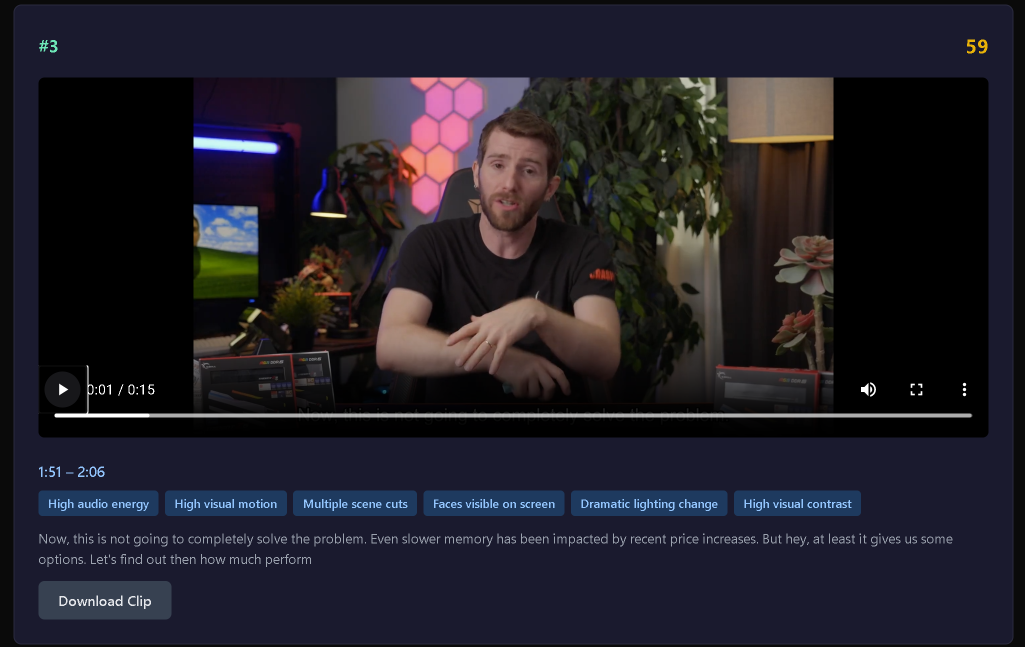
#> input picture images/clip_ranking.png, 2050 x 1294 px (shown at 1/2 size); its folder holds only this picture in this run
$ python -i video_features.py   (imports and definitions only)   (older library calls are emulated)
#> lines starting #> are read from the running program, lines starting #| are printed output that depends on the picture
### backend/config.py
"""Central configuration for VideoMaxx pipeline."""

from pathlib import Path

# ── Paths ──────────────────────────────────────────────────────────
BASE_DIR = Path(__file__).resolve().parent.parent
DATA_DIR = BASE_DIR / "data"
RAW_VIDEOS_DIR = DATA_DIR / "raw_videos"
LABELS_CSV = DATA_DIR / "labels.csv"
OUTPUTS_DIR = BASE_DIR / "outputs"
ML_ARTIFACTS_DIR = BASE_DIR / "ml_artifacts"

# Ensure dirs exist at import time
for d in [RAW_VIDEOS_DIR, OUTPUTS_DIR, ML_ARTIFACTS_DIR]:
    d.mkdir(parents=True, exist_ok=True)

# ── Whisper ────────────────────────────────────────────────────────
WHISPER_MODEL_SIZE = "small"          # "tiny", "small", "medium"
WHISPER_DEVICE = "cuda"               # auto-fallback handled in code
WHISPER_COMPUTE_TYPE = "float16"

# ── Audio ──────────────────────────────────────────────────────────
AUDIO_SAMPLE_RATE = 16000

# ── Candidate windows ─────────────────────────────────────────────
CANDIDATE_MIN_DURATION = 15.0         # seconds
CANDIDATE_MAX_DURATION = 60.0         # seconds

# ── Text embeddings ────────────────────────────────────────────────
EMBEDDING_MODEL_NAME = "all-MiniLM-L6-v2"
EMBEDDING_DIM = 384

# ── ML ─────────────────────────────────────────────────────────────
TRAIN_TEST_SPLIT = 0.2
RANDOM_STATE = 42

# ── Clip selection ─────────────────────────────────────────────────
MAX_CLIPS = 5
OVERLAP_IOU_THRESHOLD = 0.3
MIN_START_DISTANCE = 10.0             # seconds

# ── Timeline ───────────────────────────────────────────────────────
TIMELINE_WINDOW = 20.0                # seconds
TIMELINE_STEP = 5.0                   # seconds

### backend/pipeline/video_features.py
"""Video-level feature extraction: motion, scene changes, faces, brightness,
colorfulness, visual complexity, and camera motion.

All features are extracted per candidate segment using sampled frames at low
resolution (320x240) and low FPS (2-3 fps) for speed.  A 60-second segment
processes in ~3-5 seconds on CPU.
"""

from __future__ import annotations

import logging
import math
import subprocess
import tempfile
from pathlib import Path
from typing import Dict, List, Tuple

import cv2
import numpy as np

from backend.config import AUDIO_SAMPLE_RATE

logger = logging.getLogger(__name__)

# ── Constants ──────────────────────────────────────────────────────
_SAMPLE_FPS = 3          # frames per second to sample
_SAMPLE_W = 320
_SAMPLE_H = 240
_FACE_CONFIDENCE = 0.5   # DNN face detector threshold

# Lazy-loaded face detector (Haar cascade — ships with opencv-python, no download)
_face_cascade: cv2.CascadeClassifier | None = None


# [274 lines left out: functions _get_face_detector, _sample_frames, _motion_features, _scene_change_features, _face_features, _brightness_contrast_features and 1 more, not called in this run]


def _visual_complexity_features(frames: List[np.ndarray]) -> Dict[str, float]:
    """Edge density and sharpness (Laplacian variance)."""
    if not frames:
        return {
            "edge_density_mean": 0.0,
            "edge_density_std": 0.0,
            "sharpness_mean": 0.0,
            "sharpness_min": 0.0,
        }

    edge_densities = []
    sharpness_vals = []

    for f in frames:
        gray = cv2.cvtColor(f, cv2.COLOR_BGR2GRAY)

        # Canny edge ratio
        edges = cv2.Canny(gray, 50, 150)
        edge_ratio = float(np.count_nonzero(edges)) / (edges.shape[0] * edges.shape[1])
        edge_densities.append(edge_ratio)

        # Laplacian variance (sharpness / blur detection)
        laplacian = cv2.Laplacian(gray, cv2.CV_64F)
        sharpness_vals.append(float(laplacian.var()))

    ed_arr = np.array(edge_densities)
    sh_arr = np.array(sharpness_vals)

    return {
        "edge_density_mean": float(np.mean(ed_arr)),
        "edge_density_std": float(np.std(ed_arr)),
        "sharpness_mean": float(np.mean(sh_arr)),
        "sharpness_min": float(np.min(sh_arr)),
    }


# [67 lines left out: function _camera_motion_features, not called in this run]


# ── Public API ─────────────────────────────────────────────────────

VIDEO_FEATURE_NAMES = [
    # Motion (5)
    "motion_mean",
    "motion_max",
    "motion_std",
    "optical_flow_mean",
    "optical_flow_max",
    # Scene changes (4)
    "cuts_per_second",
    "scene_change_max",
    "scene_change_mean",
    "total_cuts",
    # Faces (4)
    "face_presence_ratio",
    "face_count_mean",
    "face_count_max",
    "face_area_ratio_mean",
    # Brightness/contrast (5)
    "brightness_mean",
    "brightness_std",
    "contrast_mean",
    "contrast_std",
    "brightness_delta_max",
    # Colorfulness (4)
    "colorfulness_mean",
    "saturation_mean",
    "saturation_std",
    "hue_entropy",
    # Visual complexity (4)
    "edge_density_mean",
    "edge_density_std",
    "sharpness_mean",
    "sharpness_min",
    # Camera motion (3)
    "camera_stability",
    "zoom_intensity",
    "pan_intensity",
]


# [47 lines left out: functions extract_video_features, extract_video_features_batch, not called in this run]

>>> import cv2
>>> picture = cv2.imread('../../images/clip_ranking.png', cv2.IMREAD_GRAYSCALE)
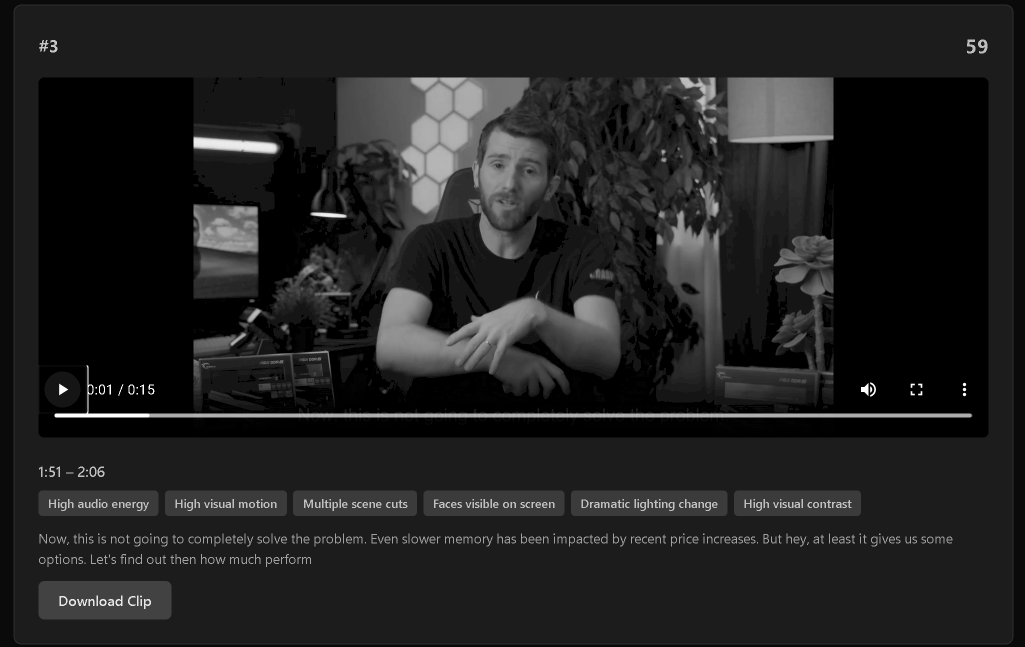
#> picture: shape (1294, 2050) (shown at 1/2 size); min 0, max 255, mean 32.5
#> (the run stopped early here; a loop or call above may not have finished)
